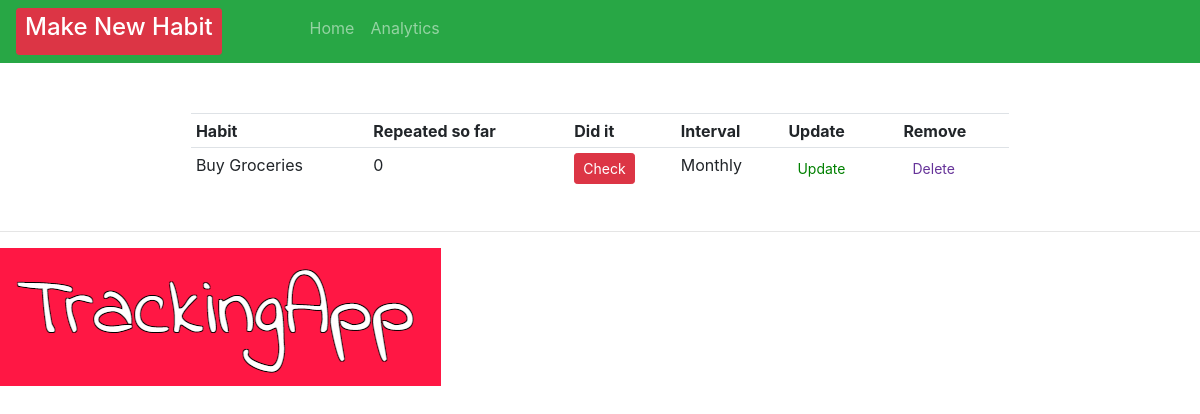
The app's page /, older data.
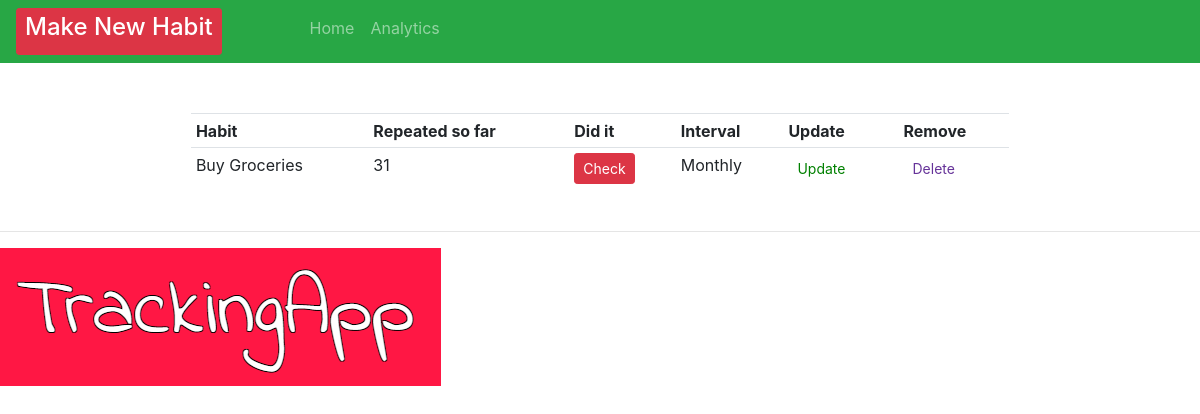
The same page, newer data.
### crm/models.py (models this page shows, shortened)
class Order(models.Model):
    INTERVAL = (
            ('Daily', 'Daily'),
            ('Weekly', 'Weekly' ),
            ('Biweekly', 'Biweekly'),
            ('Monthly', 'Monthly'),
            )
    HABIT = (
        ('Call Mum', 'Call Mum'),
        ('Workout', 'Workout'),
        ('Buy Groceries', 'Buy Groceries'),
        ('Study Maths', 'Study Maths'),
        ('Meditate', 'Meditate'),
    )
    CHECK = (
        ('Check', 'Check'),
    )
    habit = models.CharField(max_length=200, null=True, blank=True)
    predefinedHabit = models.CharField(max_length=200, null=True, choices=HABIT, blank=True)
    interval = models.CharField(max_length=400, null=True, choices=INTERVAL)
    checked = models.IntegerField(blank=True, default=1)

### crm/views.py (the view)
# urls.py: path('', views.home, name="home" ),
def home(request):
    orders = Order.objects.all()
    customer = Customer.objects.all()
    total_customers = customer.count()
    total_orders = orders.count()
    context = {'orders': orders, 'customers': customer, 'total_customers': total_customers,
    'total_orders': total_orders}
    return render(request, 'habit/dashboard.html', context)

### crm/templates/habit/dashboard.html (shortened to what this page needs)
{% extends 'habit/main.html' %}
{% block content %}
<br>
<div class="row" style="padding-left: 15%; padding-right: 15%;">
    <table style="margin: 3%" class="table table-sm">
        <tr>
            <th>Habit</th>
            <th>Repeated so far</th>
            <th>Did it</th>
            <th>Interval</th>
            <th>Update</th>
            <th>Remove</th>
        </tr>
        {% for order in orders %}
        <tr>
            {% if order.predefinedHabit != null and order.habit == null%} <td>
               {{ order.predefinedHabit }}
            </td> {% endif %}
            <td>
                {{order.checked}}
            </td>
            <td>
            <form action= "{% url 'check_habit' order.id %}" method="POST">
                <button type="submit", name="post_id", value="{{order.id}}", class="btn btn-sm btn-danger">Check</button>
            </form>
        </td>
            <td>{{order.interval}}</td>
            <td><a class="btn btn-sm" style="color: green;" href="{% url 'update_habit' order.id %}">Update</a></td>
            <td><a class="btn btn-sm" style="color: rebeccapurple;" href="{% url 'delete' order.id %}">Delete</a></td>
        </tr>
        {% endfor %}
    </table>
</div>
{% endblock %}

Row changes from the older to the newer data that the page shows:
changed Order "Buy Groceries": checked "0" → "31"
